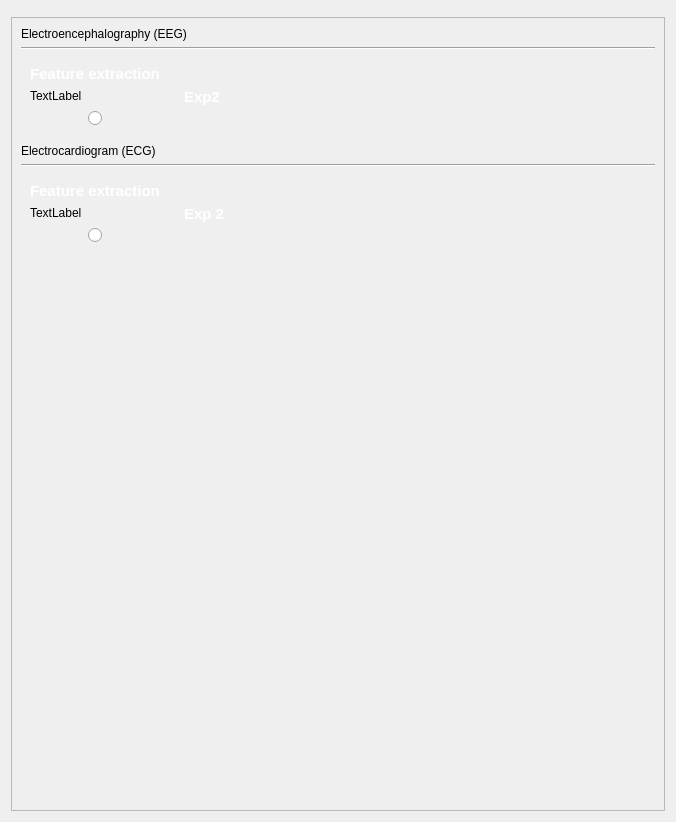
<?xml version="1.0" encoding="UTF-8"?>
<ui version="4.0">
 <class>Form</class>
 <widget class="QWidget" name="Form">
  <property name="geometry">
   <rect>
    <x>0</x>
    <y>0</y>
    <width>676</width>
    <height>822</height>
   </rect>
  </property>
  <property name="windowTitle">
   <string>Form</string>
  </property>
  <layout class="QVBoxLayout" name="verticalLayout">
   <item>
    <widget class="QFrame" name="topContentWidget">
     <property name="sizePolicy">
      <sizepolicy hsizetype="Preferred" vsizetype="Minimum">
       <horstretch>0</horstretch>
       <verstretch>0</verstretch>
      </sizepolicy>
     </property>
     <property name="frameShape">
      <enum>QFrame::StyledPanel</enum>
     </property>
     <property name="frameShadow">
      <enum>QFrame::Raised</enum>
     </property>
    </widget>
   </item>
   <item>
    <widget class="QFrame" name="frame_2">
     <property name="frameShape">
      <enum>QFrame::StyledPanel</enum>
     </property>
     <property name="frameShadow">
      <enum>QFrame::Raised</enum>
     </property>
     <layout class="QVBoxLayout" name="verticalLayout_2">
      <item>
       <widget class="QLabel" name="label">
        <property name="text">
         <string>Electroencephalography (EEG)</string>
        </property>
       </widget>
      </item>
      <item>
       <widget class="Line" name="line">
        <property name="orientation">
         <enum>Qt::Horizontal</enum>
        </property>
       </widget>
      </item>
      <item>
       <layout class="QHBoxLayout" name="horizontalLayout">
        <item>
         <widget class="QFrame" name="featureseegQFrame">
          <property name="sizePolicy">
           <sizepolicy hsizetype="Fixed" vsizetype="Fixed">
            <horstretch>0</horstretch>
            <verstretch>0</verstretch>
           </sizepolicy>
          </property>
          <property name="styleSheet">
           <string notr="true">QFrame {
    border-radius: 0px;
    background: qlineargradient(
        x1:0, y1:0, x2:1, y2:1,
        stop:0 #6a0dad,
        stop:1 #ec407a
    );
}</string>
          </property>
          <property name="frameShape">
           <enum>QFrame::StyledPanel</enum>
          </property>
          <property name="frameShadow">
           <enum>QFrame::Raised</enum>
          </property>
          <layout class="QVBoxLayout" name="verticalLayout_3">
           <item>
            <widget class="QLabel" name="label_3">
             <property name="styleSheet">
              <string notr="true">QLabel {
    color: white; 
    font-size: 11pt; 
    background-color: transparent;
    font-family: Arial;
    font-weight: bold;
}</string>
             </property>
             <property name="text">
              <string>Feature extraction</string>
             </property>
            </widget>
           </item>
           <item>
            <layout class="QHBoxLayout" name="horizontalLayout_3">
             <item>
              <widget class="QLabel" name="eegIcon">
               <property name="styleSheet">
                <string notr="true">QLabel {
    border: none;
    background-color: transparent;
}</string>
               </property>
               <property name="text">
                <string>TextLabel</string>
               </property>
              </widget>
             </item>
            </layout>
           </item>
           <item>
            <layout class="QHBoxLayout" name="horizontalLayout_5">
             <item>
              <spacer name="horizontalSpacer_2">
               <property name="orientation">
                <enum>Qt::Horizontal</enum>
               </property>
               <property name="sizeHint" stdset="0">
                <size>
                 <width>40</width>
                 <height>20</height>
                </size>
               </property>
              </spacer>
             </item>
             <item>
              <widget class="QRadioButton" name="featureseegRButton">
               <property name="text">
                <string/>
               </property>
              </widget>
             </item>
             <item>
              <spacer name="horizontalSpacer">
               <property name="orientation">
                <enum>Qt::Horizontal</enum>
               </property>
               <property name="sizeHint" stdset="0">
                <size>
                 <width>40</width>
                 <height>20</height>
                </size>
               </property>
              </spacer>
             </item>
            </layout>
           </item>
          </layout>
         </widget>
        </item>
        <item>
         <widget class="QFrame" name="frame_4">
          <property name="styleSheet">
           <string notr="true">QFrame {
    border-radius: 0px;
    background: qlineargradient(
        x1:0, y1:0, x2:1, y2:1,
        stop:0 #6a0dad,
        stop:1 #ec407a
    );
}</string>
          </property>
          <property name="frameShape">
           <enum>QFrame::StyledPanel</enum>
          </property>
          <property name="frameShadow">
           <enum>QFrame::Raised</enum>
          </property>
          <layout class="QVBoxLayout" name="verticalLayout_5">
           <item>
            <widget class="QLabel" name="label_4">
             <property name="styleSheet">
              <string notr="true">QLabel {
    color: white; 
    font-size: 11pt; 
    background-color: transparent;
    font-family: Arial;
    font-weight: bold;
}
</string>
             </property>
             <property name="text">
              <string>Exp2</string>
             </property>
            </widget>
           </item>
          </layout>
         </widget>
        </item>
        <item>
         <spacer name="horizontalSpacer_5">
          <property name="orientation">
           <enum>Qt::Horizontal</enum>
          </property>
          <property name="sizeHint" stdset="0">
           <size>
            <width>40</width>
            <height>20</height>
           </size>
          </property>
         </spacer>
        </item>
       </layout>
      </item>
      <item>
       <widget class="QLabel" name="label_2">
        <property name="text">
         <string>Electrocardiogram (ECG)</string>
        </property>
       </widget>
      </item>
      <item>
       <widget class="Line" name="line_2">
        <property name="orientation">
         <enum>Qt::Horizontal</enum>
        </property>
       </widget>
      </item>
      <item>
       <layout class="QHBoxLayout" name="horizontalLayout_2">
        <item>
         <widget class="QFrame" name="featuresecgQFrame">
          <property name="sizePolicy">
           <sizepolicy hsizetype="Fixed" vsizetype="Fixed">
            <horstretch>0</horstretch>
            <verstretch>0</verstretch>
           </sizepolicy>
          </property>
          <property name="styleSheet">
           <string notr="true">QFrame {
    border-radius: 0px;
    background: qlineargradient(
        x1:0, y1:0, x2:1, y2:1,
        stop:0 #6a0dad,
        stop:1 #ec407a
    );
}</string>
          </property>
          <property name="frameShape">
           <enum>QFrame::StyledPanel</enum>
          </property>
          <property name="frameShadow">
           <enum>QFrame::Raised</enum>
          </property>
          <layout class="QVBoxLayout" name="verticalLayout_4">
           <item>
            <widget class="QLabel" name="label_5">
             <property name="styleSheet">
              <string notr="true">QLabel {
    color: white; 
    font-size: 11pt; 
    background-color: transparent;
    font-family: Arial;
    font-weight: bold;
}</string>
             </property>
             <property name="text">
              <string>Feature extraction</string>
             </property>
            </widget>
           </item>
           <item>
            <layout class="QHBoxLayout" name="horizontalLayout_4">
             <item>
              <widget class="QLabel" name="ecgIcon">
               <property name="styleSheet">
                <string notr="true">QLabel {
    border: none;
    background-color: transparent;
}</string>
               </property>
               <property name="text">
                <string>TextLabel</string>
               </property>
              </widget>
             </item>
            </layout>
           </item>
           <item>
            <layout class="QHBoxLayout" name="horizontalLayout_6">
             <item>
              <spacer name="horizontalSpacer_3">
               <property name="orientation">
                <enum>Qt::Horizontal</enum>
               </property>
               <property name="sizeHint" stdset="0">
                <size>
                 <width>40</width>
                 <height>20</height>
                </size>
               </property>
              </spacer>
             </item>
             <item>
              <widget class="QRadioButton" name="featuresecgRButton">
               <property name="text">
                <string/>
               </property>
              </widget>
             </item>
             <item>
              <spacer name="horizontalSpacer_4">
               <property name="orientation">
                <enum>Qt::Horizontal</enum>
               </property>
               <property name="sizeHint" stdset="0">
                <size>
                 <width>40</width>
                 <height>20</height>
                </size>
               </property>
              </spacer>
             </item>
            </layout>
           </item>
          </layout>
         </widget>
        </item>
        <item>
         <widget class="QFrame" name="frame_6">
          <property name="styleSheet">
           <string notr="true">QFrame {
    border-radius: 0px;
    background: qlineargradient(
        x1:0, y1:0, x2:1, y2:1,
        stop:0 #6a0dad,
        stop:1 #ec407a
    );
}</string>
          </property>
          <property name="frameShape">
           <enum>QFrame::StyledPanel</enum>
          </property>
          <property name="frameShadow">
           <enum>QFrame::Raised</enum>
          </property>
          <layout class="QVBoxLayout" name="verticalLayout_6">
           <item>
            <widget class="QLabel" name="label_6">
             <property name="styleSheet">
              <string notr="true">QLabel {
    color: white; 
    font-size: 11pt; 
    background-color: transparent;
    font-family: Arial;
    font-weight: bold;
}</string>
             </property>
             <property name="text">
              <string>Exp 2</string>
             </property>
            </widget>
           </item>
          </layout>
         </widget>
        </item>
        <item>
         <spacer name="horizontalSpacer_6">
          <property name="orientation">
           <enum>Qt::Horizontal</enum>
          </property>
          <property name="sizeHint" stdset="0">
           <size>
            <width>40</width>
            <height>20</height>
           </size>
          </property>
         </spacer>
        </item>
       </layout>
      </item>
      <item>
       <spacer name="verticalSpacer">
        <property name="orientation">
         <enum>Qt::Vertical</enum>
        </property>
        <property name="sizeHint" stdset="0">
         <size>
          <width>20</width>
          <height>40</height>
         </size>
        </property>
       </spacer>
      </item>
     </layout>
    </widget>
   </item>
  </layout>
 </widget>
 <resources/>
 <connections/>
</ui>
